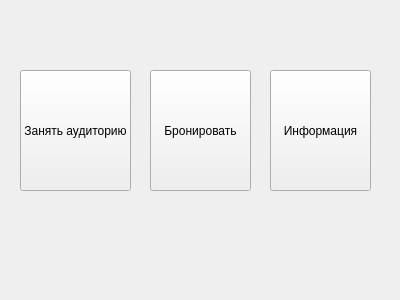
<?xml version="1.0" encoding="UTF-8"?>
<ui version="4.0">
 <class>MainWindow</class>
 <widget class="QMainWindow" name="MainWindow">
  <property name="geometry">
   <rect>
    <x>0</x>
    <y>0</y>
    <width>400</width>
    <height>300</height>
   </rect>
  </property>
  <property name="windowTitle">
   <string>MainWindow</string>
  </property>
  <widget class="QWidget" name="centralWidget">
   <widget class="QPushButton" name="pushButton">
    <property name="geometry">
     <rect>
      <x>20</x>
      <y>70</y>
      <width>111</width>
      <height>121</height>
     </rect>
    </property>
    <property name="text">
     <string>Занять аудиторию</string>
    </property>
   </widget>
   <widget class="QPushButton" name="pushButton_2">
    <property name="geometry">
     <rect>
      <x>150</x>
      <y>70</y>
      <width>101</width>
      <height>121</height>
     </rect>
    </property>
    <property name="text">
     <string>Бронировать</string>
    </property>
   </widget>
   <widget class="QPushButton" name="pushButton_3">
    <property name="geometry">
     <rect>
      <x>270</x>
      <y>70</y>
      <width>101</width>
      <height>121</height>
     </rect>
    </property>
    <property name="text">
     <string>Информация</string>
    </property>
   </widget>
  </widget>
 </widget>
 <layoutdefault spacing="6" margin="11"/>
 <resources/>
 <connections/>
</ui>
